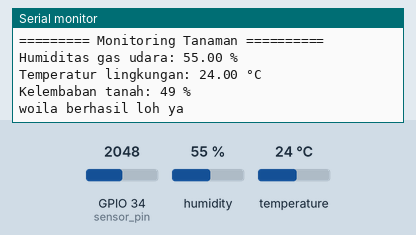
Bench run of a sketch on a simulated ESP32. Parts: the last lines printed to the serial monitor. Inputs (shaded band) come from the test bench; at power-on: humidity 55 %, GPIO 34 (sensor_pin) = 2048, temperature 24 °C. WiFi joins after 1.5 s; servers stay silent unless stated.

Above: at 5.0 s.
5.1 s: humidity set to 22 %
At 5.9 s:
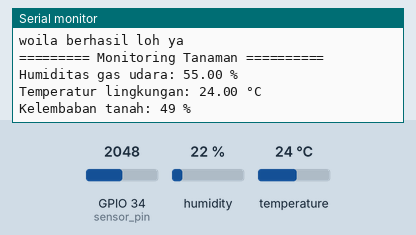
7.3 s: GPIO 34 (sensor_pin) set to 2866
At 9.4 s:
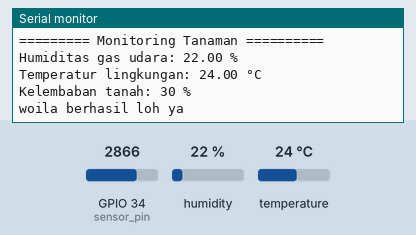
9.5 s: temperature set to 12 °C
At 11.4 s:
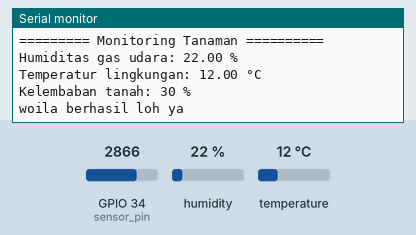
11.7 s: GPIO 34 (sensor_pin) set to 3603
At 12.9 s:
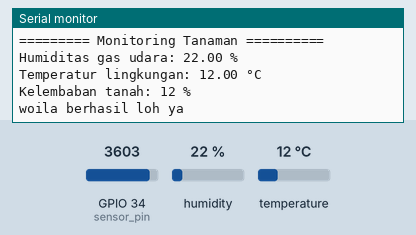
13.9 s: humidity set to 40 %
At 15.6 s:
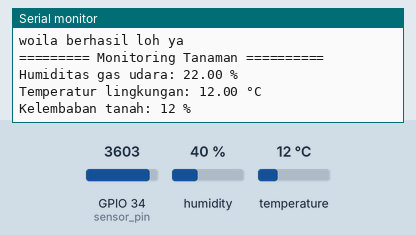
Timing chart, 0 to 17.1 s (numbered marks = the images above; inputs shaded):
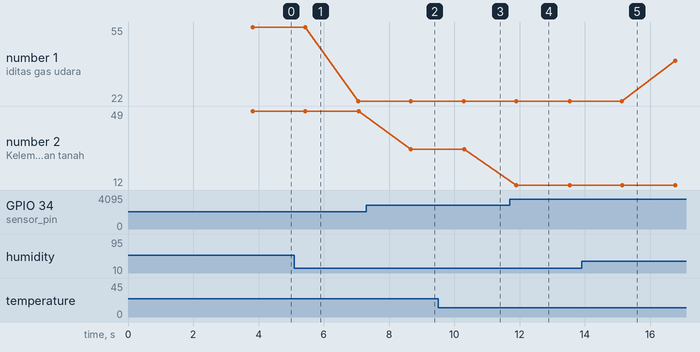

The sketch:

sketch_oct10a.ino
```cpp
#include "DHT.h"
#define DHTPIN 4
#define DHTTYPE DHT11
#include <WiFi.h>
#include <WiFiClientSecure.h>
#include <UniversalTelegramBot.h>
#include <ArduinoJson.h>

DHT dht(DHTPIN, DHTTYPE);
int moist,sensor_analog;
const int sensor_pin = 34;

const char* ssid ="Infinix NOTE 12 2023";
const char* password = "au ah males";
#define CHAT_ID "7465776208"
#define BOTtoken "8068319238:AAGKXsCqs1x3R5cTnzjAMFRdGNibpGFtqe4"

WiFiClientSecure client;
UniversalTelegramBot bot(BOTtoken, client);
int botRequestDelay = 1000;
unsigned long lastTimeBotRan;

// const int ph_Pin = 34;
// float  Po=0;
// float PH_step;
// int nilai_analog_PH;
// double TeganganPh;

// float PH7=9.8;
// float PH4=10.2;

void setup() {

  Serial.begin(115200);

  Serial.print("Mengonek wifi: ");
  Serial.println(ssid);

  WiFi.mode(WIFI_STA);
  WiFi.begin(ssid, password);
  client.setCACert(TELEGRAM_CERTIFICATE_ROOT);

  while (WiFi.status() != WL_CONNECTED) {
    Serial.print(".");
    delay(500);
  }

  Serial.println("");
  Serial.println("Anjay nyambung ygy");
  Serial.print("IP: ");
  Serial.println(WiFi.localIP());
  // pinMode(ph_Pin, INPUT);
  bot.sendMessage(CHAT_ID, "Bntar jir monitoring ny jga blum", "");

  delay(2000);
  Serial.print("Workshop Monitoring Tanaman SMKN7 Baleendah\n");
  dht.begin();
}
void loop() {
  sensor_analog = analogRead(sensor_pin);
  //int nilai_analog_PH =analogRead(ph_Pin);
  moist = ( 100 - ( (sensor_analog/4095.00) * 100 ) );

  // TeganganPh = 3.3/1024.0 * nilai_analog_PH;
  // PH_step =(PH4-PH7)/3;
  // PHlevel = 7.00 +((PH7 -TeganganPh)/PH_step);

  float tempe = dht.readTemperature();
  float humid = dht.readHumidity();
  if (isnan(humid) || isnan(tempe) || isnan(moist)) { // || isnan(PHlevel)
    Serial.println("Sensor tidak terbaca awokaowk");
    bot.sendMessage(CHAT_ID,"Sensor tidak terbaca oakwoakw", "");
    return;
  }
  Serial.print("========= Monitoring Tanaman ==========\n");
  Serial.print("Humiditas gas udara: ");
  Serial.print(humid); /* Print humiditas gas */
  Serial.println(" %");
  Serial.print("Temperatur lingkungan: ");
  Serial.print(tempe); /* Print temperatur */
  Serial.println(" °C");
  Serial.print("Kelembaban tanah: ");
  Serial.print(moist);  /* Print kelembapan air */
  Serial.println(" %");
  // Serial.print("Nilai pH Cairan : ");
  // //Serial.println(PHlevel);
  // Serial.println(" level");
  bot.sendMessage(CHAT_ID,"Monitoring tanaman SMKN7 Baleendah");
  //delay(1000);
  kirimPesanTelegram(humid, tempe, moist);
}

void kirimPesanTelegram(float humid, float tempe, int moist) {
  String pesan = "Suhu saat ini: " + String(tempe, 2) + "°C\n" +
                 "Humiditas udara saat ini: " + String(humid, 2) + "%\n" +
                 "Tingkat kelembaban tanah saat ini: " + String(moist,2) + "%\n";
                 //"pH level dari kandungan air tanah saat ini: "+ String(PHlevel) + "%\n";
  if (bot.sendMessage(CHAT_ID, pesan, "Markdown")) {
    Serial.println("woila berhasil loh ya");
  } else {
    Serial.println("Bamke");
  }

  delay(1000);  //sabar
}
```

sketch_oct11a.ino
```cpp

```

Measured:
- after the input at 7.3 s, the serial monitor: prints a new line after 1.4 s (image 2)
- after the input at 9.5 s, the serial monitor: prints a new line after 0.80 s (image 3)
- after the input at 11.7 s, the serial monitor: prints a new line after 0.21 s (image 4)
- plotted number 1: 55 → 22 after the input at 5.1 s, 22 → 40 after the input at 13.9 s
- plotted number 2: 49 → 30 after the input at 7.3 s
